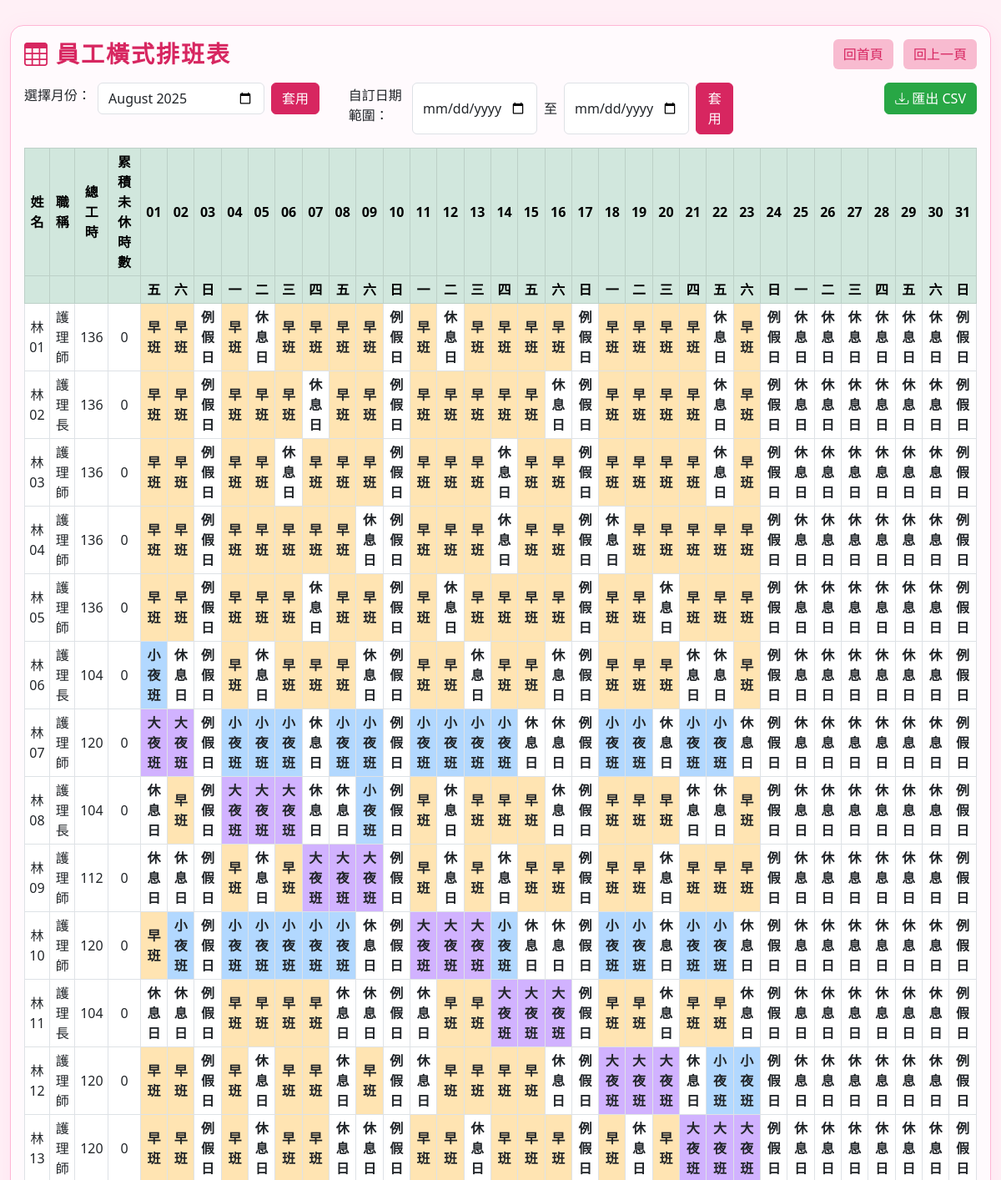
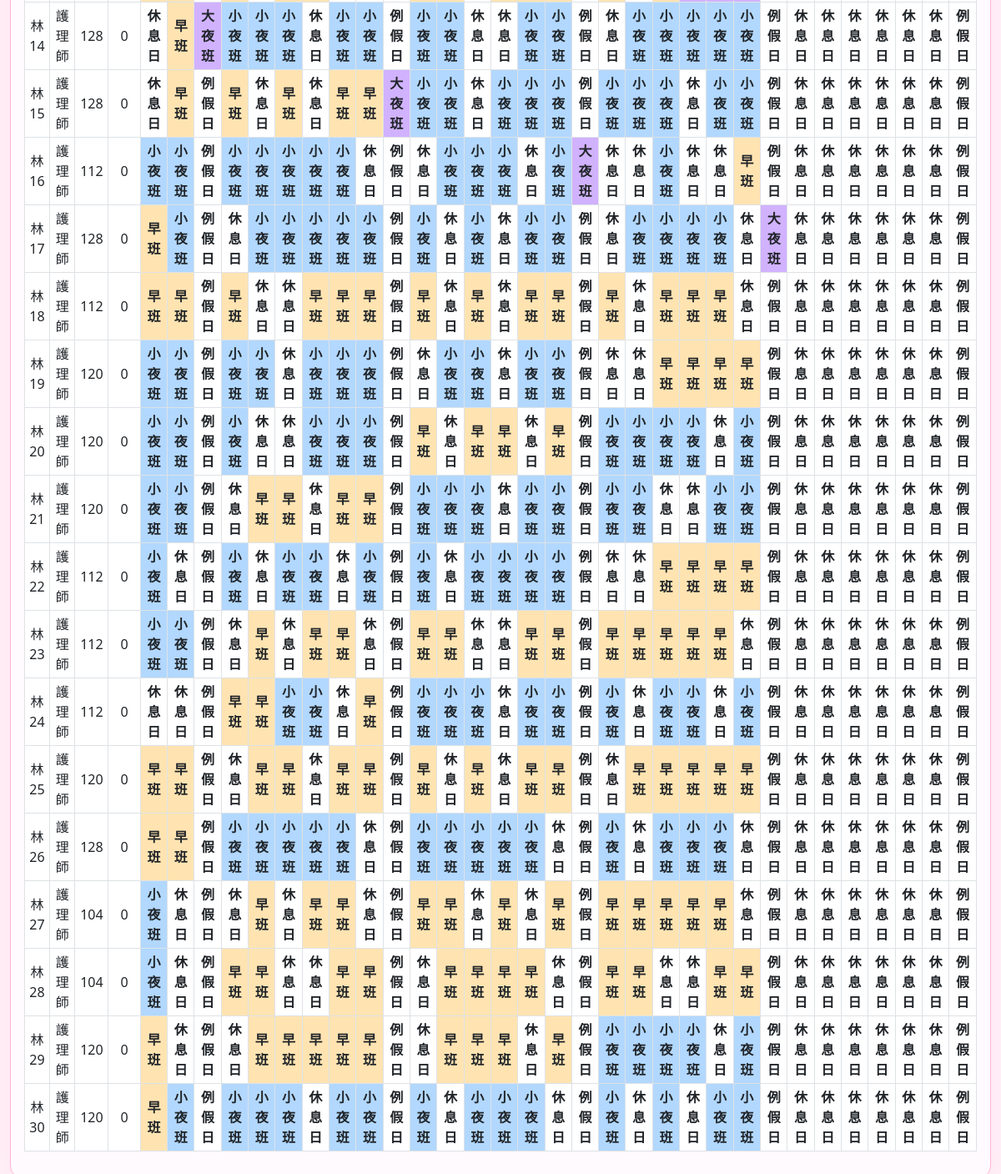
Screenshot of /staff_schedule_table (signed in) with the database file from the repository (2 pictures, top to bottom).
### tables this page shows
CREATE TABLE staff (staff_id TEXT PRIMARY KEY, name TEXT, title TEXT, ward TEXT);

CREATE TABLE shift (shift_id TEXT PRIMARY KEY, name TEXT, time TEXT, required_count INTEGER, ward TEXT);

### app.py (the view)
@app.route('/staff_schedule_table')
@login_required
def staff_schedule_table():
    today = datetime.today()
    month = request.args.get('month', today.strftime('%Y-%m'))
    start_date = request.args.get('start_date', '')
    end_date = request.args.get('end_date', '')
    if start_date and end_date:
        start_obj = datetime.strptime(start_date, '%Y-%m-%d')
        end_obj = datetime.strptime(end_date, '%Y-%m-%d')
        dates = []
        current_date = start_obj
        while current_date <= end_obj:
            dates.append(current_date.strftime('%Y-%m-%d'))
            current_date += timedelta(days=1)
        display_month = start_date[:7]  # 用起始日期的年月作為顯示
    else:
        year, mon = map(int, month.split('-'))
        days_in_month = monthrange(year, mon)[1]
        dates = [f"{year}-{mon:02d}-{day:02d}" for day in range(1, days_in_month+1)]
        display_month = month
    weekday_map = ['一', '二', '三', '四', '五', '六', '日']
    weekdays = [weekday_map[datetime.strptime(d, "%Y-%m-%d").weekday()] for d in dates]
    conn = get_db_connection()
    staff_list = conn.execute('SELECT staff_id, name, title FROM staff').fetchall()
    schedule = conn.execute('''
        SELECT schedule.date, schedule.staff_id, shift.name as shift_name
        FROM schedule
        JOIN shift ON schedule.shift_id = shift.shift_id
        WHERE schedule.date BETWEEN ? AND ?
    ''', (dates[0], dates[-1])).fetchall()
    conn.close()
    schedule_map = {}
    for row in schedule:
        schedule_map.setdefault(row['staff_id'], {})[row['date']] = row['shift_name']
    table = []
    for staff in staff_list:
        row = {
            'name': staff['name'],
            'title': staff['title'],
            'total_hours': 0,
            'leave_hours': 0,
            'shifts': []
        }
        for d in dates:
            shift = schedule_map.get(staff['staff_id'], {}).get(d, '')
            row['shifts'].append(shift)
            if shift:
                row['total_hours'] += 8
        table.append(row)
    return render_template('staff_schedule_table.html',
                         dates=dates,
                         weekdays=weekdays,
                         table=table,
                         month=display_month,
                         start_date=start_date,
                         end_date=end_date)

### app.py (called while the page is built)
def get_db_connection():
    conn = sqlite3.connect(os.path.join('data', 'staff.db'))
    conn.row_factory = sqlite3.Row
    return conn

def login_required(f):
    @wraps(f)
    def decorated_function(*args, **kwargs):
        if 'user_id' not in session:
            return redirect(url_for('login'))
        return f(*args, **kwargs)
    return decorated_function

### templates/staff_schedule_table.html (shortened to what this page needs)
<!DOCTYPE html>
<html lang="zh-Hant">
<head>
    <link rel="stylesheet" href="https://cdn.jsdelivr.net/npm/bootstrap@5.3.0/dist/css/bootstrap.min.css">
    <link rel="stylesheet" href="https://cdn.jsdelivr.net/npm/bootstrap-icons@1.10.0/font/bootstrap-icons.css">
</head>
<body>
<div class="container-fluid">
    <div class="card main-card">
        <div class="card-body">
            <div class="d-flex justify-content-between align-items-center mb-3">
                <h3 class="main-title mb-0"><i class="bi bi-table me-2"></i>員工橫式排班表</h3>
                <div>
                    <a href="/" class="btn btn-secondary me-2">回首頁</a>
                    <a href="javascript:history.back()" class="btn btn-secondary">回上一頁</a>
                </div>
            </div>
            <div class="row mb-3">
                <div class="col-md-4">
                    <form method="get" action="/staff_schedule_table" class="d-flex gap-2">
                        <label for="monthPicker" class="form-label align-self-center">選擇月份：</label>
                        <input type="month" id="monthPicker" name="month" value="{{ month }}" class="form-control" style="max-width:200px;">
                        <button type="submit" class="btn btn-primary">套用</button>
                    </form>
                </div>
                <div class="col-md-5">
                    <form method="get" action="/staff_schedule_table" class="d-flex gap-2">
                        <label class="form-label align-self-center">自訂日期範圍：</label>
                        <input type="date" name="start_date" value="{{ start_date }}" class="form-control" style="max-width:150px;">
                        <span class="align-self-center">至</span>
                        <input type="date" name="end_date" value="{{ end_date }}" class="form-control" style="max-width:150px;">
                        <button type="submit" class="btn btn-primary">套用</button>
                    </form>
                </div>
                <div class="col-md-3 text-end">
                    <button type="button" class="btn btn-success" data-bs-toggle="modal" data-bs-target="#exportModal">
                        <i class="bi bi-download me-1"></i>匯出 CSV
                    </button>
                </div>
            </div>
            <table class="table table-bordered table-sm align-middle">
                <thead class="table-success">
                    <tr>
                        <th>姓名</th>
                        <th>職稱</th>
                        <th>總工時</th>
                        <th>累積未休時數</th>
                        {% for d in dates %}
                            <th>{{ d[8:] }}</th>
                        {% endfor %}
                    </tr>
                    <tr>
                        <th></th>
                        <th></th>
                        <th></th>
                        <th></th>
                        {% for wd in weekdays %}
                            <th>{{ wd }}</th>
                        {% endfor %}
                    </tr>
                </thead>
                <tbody>
                    {% for row in table %}
                    <tr>
                        <td>{{ row.name }}</td>
                        <td>{{ row.title }}</td>
                        <td>{{ row.total_hours }}</td>
                        <td>{{ row.leave_hours }}</td>
                        {% for shift in row.shifts %}
                            <td class="shift-cell
                                {% if shift == '早班' %} shift-morning
                                {% elif shift == '小夜班' %} shift-evening
                                {% elif shift == '大夜班' %} shift-night
                                {% elif not shift and loop.index0 is not none and weekdays[loop.index0] == '日' %} shift-holiday
                                {% elif not shift and loop.index0 is not none and weekdays[loop.index0] == '六' %} shift-rest
                                {% elif not shift %} shift-rest
                                {% endif %}">
                                {% if shift %}
                                    {{ shift }}
                                {% elif weekdays[loop.index0] == '日' %}
                                    例假日
                                {% elif weekdays[loop.index0] == '六' %}
                                    休息日
                                {% else %}
                                    休息日
                                {% endif %}
                            </td>
                        {% endfor %}
                    </tr>
                    {% endfor %}
                </tbody>
            </table>
        </div>
    </div>
</div>
</body>
</html>

### templates/staff_schedule_table.html (style rules this page uses)
body { background: #fff0f6; }
.main-card { max-width: 98vw; margin: 30px auto; border-radius: 16px; box-shadow: 0 4px 24px rgba(255, 128, 192, 0.10); border: 1.5px solid #ffb6d5; background: #fffafd; }
.main-title { color: #d72660; font-weight: bold; letter-spacing: 2px; }
th, td { text-align: center; vertical-align: middle; }
.shift-cell { font-weight: bold; }
.shift-morning { background-color: #ffe4b2 !important; }
.shift-evening { background-color: #b2d8ff !important; }
.shift-night { background-color: #d1b2ff !important; }
.btn-secondary { background: #f8bbd0; color: #d72660; border: none; }
.btn-primary { background: #d72660; border-color: #d72660; }
.btn-success { background: #28a745; border-color: #28a745; }
.shift-holiday { background: #ffe0e0; color: #d72660; font-weight: bold; }
.shift-rest { background: #e0f7fa; color: #00796b; font-weight: bold; }

### rows the page displays
staff: name "林01", title "護理師", total_hours "136", leave_hours "0"
shift: name "早班"
staff: name "林02", title "護理長", total_hours "136", leave_hours "0"
staff: name "林03", title "護理師", total_hours "136", leave_hours "0"
staff: name "林04", title "護理師", total_hours "136", leave_hours "0"
staff: name "林05", title "護理師", total_hours "136", leave_hours "0"
staff: name "林06", title "護理長", total_hours "104", leave_hours "0"
shift: name "小夜班"
shift: name "早班"
staff: name "林07", title "護理師", total_hours "120", leave_hours "0"
shift: name "大夜班"
staff: name "林08", title "護理長", total_hours "104", leave_hours "0"
staff: name "林09", title "護理師", total_hours "112", leave_hours "0"
staff: name "林10", title "護理師", total_hours "120", leave_hours "0"
staff: name "林11", title "護理長", total_hours "104", leave_hours "0"
staff: name "林12", title "護理師", total_hours "120", leave_hours "0"
staff: name "林13", title "護理師", total_hours "120", leave_hours "0"
staff: name "林14", title "護理師", total_hours "128", leave_hours "0"
staff: name "林15", title "護理師", total_hours "128", leave_hours "0"
staff: name "林16", title "護理師", total_hours "112", leave_hours "0"
staff: name "林17", title "護理師", total_hours "128", leave_hours "0"
staff: name "林18", title "護理師", total_hours "112", leave_hours "0"
staff: name "林19", title "護理師", total_hours "120", leave_hours "0"
staff: name "林20", title "護理師", total_hours "120", leave_hours "0"
staff: name "林21", title "護理師", total_hours "120", leave_hours "0"
staff: name "林22", title "護理師", total_hours "112", leave_hours "0"
staff: name "林23", title "護理師", total_hours "112", leave_hours "0"
staff: name "林24", title "護理師", total_hours "112", leave_hours "0"
staff: name "林25", title "護理師", total_hours "120", leave_hours "0"
staff: name "林26", title "護理師", total_hours "128", leave_hours "0"
staff: name "林27", title "護理師", total_hours "104", leave_hours "0"
staff: name "林28", title "護理師", total_hours "104", leave_hours "0"
staff: name "林29", title "護理師", total_hours "120", leave_hours "0"
staff: name "林30", title "護理師", total_hours "120", leave_hours "0"

### other values shown
{{ d[8:] }} "01" "02" "03" "04" "05" "06" "07" "08" "09" "10" "11" "12" "13" "14" "15" "16" "17" "18" "19" "20" "21" "22" "23" "24" "25" "26" "27" "28" "29" "30" "31"
{{ wd }} "五" "六" "日" "一" "二" "三" "四" "五" "六" "日" "一" "二" "三" "四" "五" "六" "日" "一" "二" "三" "四" "五" "六" "日" "一" "二" "三" "四" "五" "六" "日"
